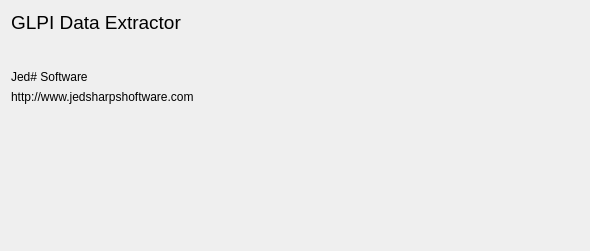
<?xml version="1.0" encoding="UTF-8"?>
<ui version="4.0">
 <class>FormAbout</class>
 <widget class="QWidget" name="FormAbout">
  <property name="geometry">
   <rect>
    <x>0</x>
    <y>0</y>
    <width>590</width>
    <height>251</height>
   </rect>
  </property>
  <property name="windowTitle">
   <string>À propos</string>
  </property>
  <layout class="QGridLayout" name="gridLayout">
   <item row="0" column="0">
    <layout class="QVBoxLayout" name="verticalLayout">
     <item>
      <widget class="QLabel" name="LabelName">
       <property name="font">
        <font>
         <pointsize>14</pointsize>
        </font>
       </property>
       <property name="text">
        <string>GLPI Data Extractor</string>
       </property>
      </widget>
     </item>
     <item>
      <spacer name="horizontalSpacer">
       <property name="orientation">
        <enum>Qt::Horizontal</enum>
       </property>
       <property name="sizeHint" stdset="0">
        <size>
         <width>40</width>
         <height>30</height>
        </size>
       </property>
      </spacer>
     </item>
     <item>
      <widget class="QLabel" name="label">
       <property name="text">
        <string>Jed# Software</string>
       </property>
      </widget>
     </item>
     <item>
      <widget class="QLabel" name="label_2">
       <property name="text">
        <string>http://www.jedsharpshoftware.com</string>
       </property>
      </widget>
     </item>
     <item>
      <spacer name="verticalSpacer">
       <property name="orientation">
        <enum>Qt::Vertical</enum>
       </property>
       <property name="sizeHint" stdset="0">
        <size>
         <width>20</width>
         <height>40</height>
        </size>
       </property>
      </spacer>
     </item>
    </layout>
   </item>
  </layout>
 </widget>
 <layoutdefault spacing="6" margin="11"/>
 <resources/>
 <connections/>
</ui>
